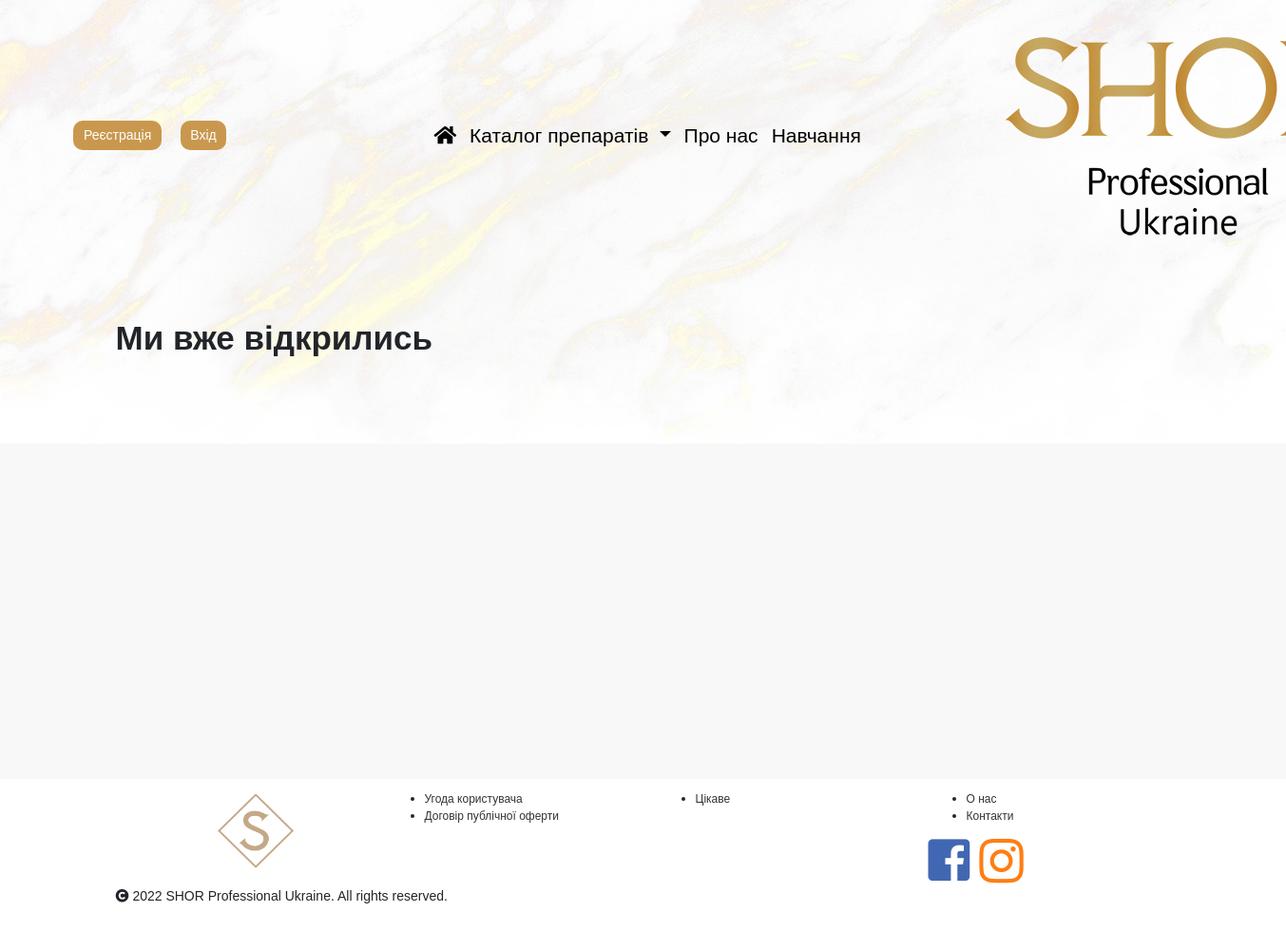
The page /about/ on the database its author committed.
### landing/models.py (models this page shows, shortened)
class LogoImage(models.Model):
    image = models.ImageField(upload_to='logo_images/')
    is_active = models.BooleanField(default=True)
    is_main = models.BooleanField(default=False)
    created = models.DateTimeField(auto_now_add=True, auto_now=False)
    updated = models.DateTimeField(auto_now_add=False, auto_now=True)
    class Meta:
        verbose_name = 'LogoPhoto'
        verbose_name_plural = 'LogoPhotos'

class Page(models.Model):
    page_name = models.CharField(max_length=32)
    is_main_menu = models.BooleanField(default=False)
    rate_main_menu = models.IntegerField(blank=True, null=True, default=None)
    page_text = RichTextUploadingField(blank=True, null=True, default=None)
    is_active = models.BooleanField(default=False)
    created = models.DateTimeField(auto_now_add=True, auto_now=False)
    updated = models.DateTimeField(auto_now_add=False, auto_now=True)
    class Meta:
        verbose_name = 'Page'
        verbose_name_plural = 'Pages'

### landing/views.py (the view)
# urls.py: re_path(r'^about/$', views.about, name='about'),
def about(request):
    session_key = request.session.session_key
    try:
        about_text_object = Page.objects.get(is_active=True, page_name="About")
    except:
        about_text_object = None
    return render(request, 'landing/about.html', locals())

### shor/current_user.py (called while the page is built)
    def __call__(self, request):
        _user.value = request.user
        return self.get_response(request)

### templates/landing/about.html
{% extends 'base.html' %}
{% load static %}
{% block content %}
<div class="section">
    <div class="container">
        <div class="row">
            <div class="col-lg-10 col-lg-offset-1 about-box">
                {% if about_text_object.page_text %}
                    {% autoescape off %} {{ about_text_object.page_text }} {% endautoescape %}
                {% endif %}
            </div>
        </div>
    </div>
</div>
{% endblock %}

### templates/navbar_shor.html (shortened to what this page needs)
<div class="row g-0">
    <div class="col-lg-3 nav-login-column">
        <section class="nav-login-section col">
            {% if username %}
            <a href="/profile/"><div class="btn shor-btn shor-color">Профіль</div></a>
            <a href="/logout/"><div class="btn shor-btn shor-color">Вихід ({{ username }})</div></a>
                {% if cosmetolog %}
                <div class="basket-container">
                    <a class="nav-link buy-cart" href="/checkout/">Корзина
                        <i class="fas fa-shopping-cart buy-cart"></i>
                        <span id="basket_total_amount"></span><span id="basket_total_nmb">
                            {% if products_total_nmb %}
                                ({{ products_total_nmb }})
                            {% else %}
                                (0)
                            {% endif %}
                        </span>
                    </a>
                </div>
                {% endif %}
            {% else %}
            <a href="/registration/"><div class="btn shor-btn shor-color">Реєстрація</div></a>
            <a href="/login/"><div class="btn shor-btn shor-color">Вхід</div></a>
            {% endif %}
        </section>
    </div>
    <div class="col-lg-9">
        <nav class="navbar navbar-expand-lg navbar-light navbar-second-block">
            <div class="row">
                <div class="col-lg-8 nav-block-shor-link">
                    <div class="collapse navbar-collapse" id="navbarSupportedContent">
                        <ul class="navbar-nav mr-auto navbar-nav-shor">
                            <li class="nav-item active">
                                <a class="nav-link" href="/" title="Головна сторінка"><i class="fas fa-home"></i></a>
                            </li>
                            {% include 'navbar_dropdown_product_lines.html' %}
                            <li class="nav-item">
                                <a class="nav-link" href="/about/">Про нас</a>
                            </li>
                            <li class="nav-item">
                                <a class="nav-link" href="/training/">Навчання</a>
                            </li>
                        </ul>
                    </div>
                </div>
                <div class="col-lg-4 nav-brand-block">
                    <a class="navbar-brand navbar-brand-shor" href="/">
                        <img src="{{ logo_images.image.url }}" alt="shor, израильская косметика, омоложение">
                    </a>
                </div>
            </div>
        </nav>
    </div>
</div>

### static/static_dev/css/style.css (style rules this page uses)
html, body { height: 100%; max-height: 100%; font-family: Verdana, Geneva, sans-serif; background-color: #f8f8f8; font-size: 14px; }
.shor-color { background-color: #C9984E; border-style: solid; border-width: 0 0 0 0; border-color:#C9984E; }
.shor-btn { border-radius: 10px; color: white; margin: 10px; }
.section { padding: 50px 0; }
.section h1 { margin-bottom: 40px; }
.navbar-second-block { display: block; }
.nav-brand-block { max-width:23%; }
.navbar-brand-shor { width: 100%; height: auto; }
.nav-block-shor-link { align-items: center; display: flex; }
.nav-login-column { display: flex; }
.nav-login-section { display: flex; flex-direction: row; justify-content: center; align-items: center; }
.fa-home:before { content: "\f015"; }
.navbar-nav-shor { font-family: "Assistant", Sans-serif; font-size: 21px; font-weight: 400; margin: auto; }
.nav-link { color: black!Important; }

### rows shown on the page
LogoImage: image (picture)
Page: page_text "Ми вже відкрились"
